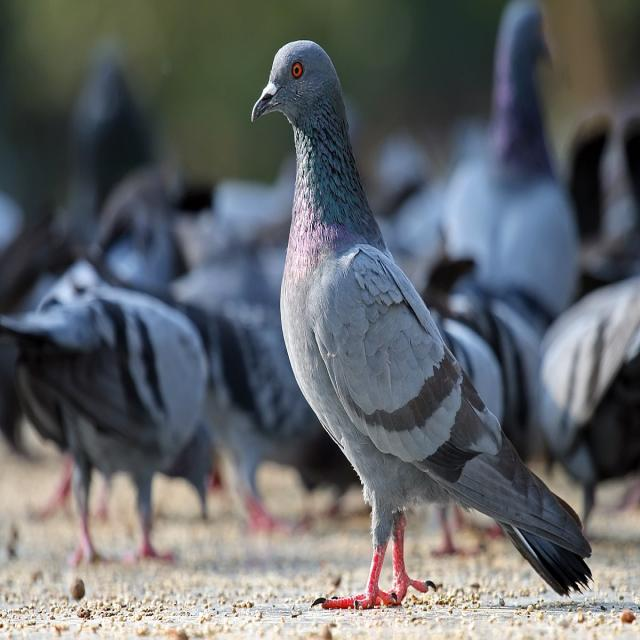
#> input picture Image_VideoScaling/bird1.jpg, 640 x 640 px, found by its file name
$ python sample2.py
#> lines starting #> are read from the running program, lines starting #| are printed output that depends on the picture
import cv2

#input
img_path = r"C:/Users/trigz/OneDrive/Desktop/CV2/bird1.jpg"
img = cv2.imread(img_path)
#> img is the input picture: shape (640, 640, 3); mean B, G, R 105.6, 102.5, 98.9

#resize
resized_img = cv2.resize(img,(1000,240))
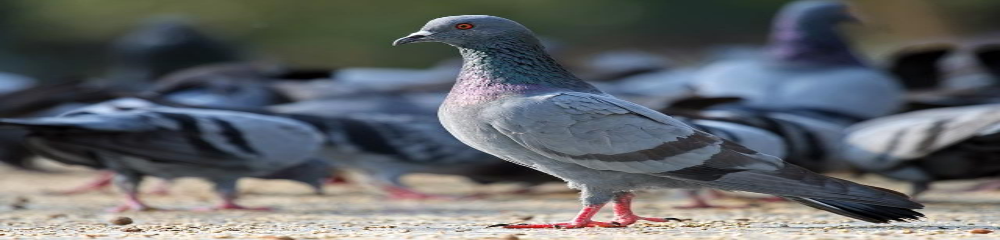
#> resized_img: shape (240, 1000, 3); mean B, G, R 105.5, 102.4, 98.9

#print
cv2.imshow('original_img',img)
cv2.waitKey(0)
print(img.shape)
#| (640, 640, 3)

#resized output
cv2.imshow('resized_img',resized_img)
cv2.waitKey(0)
print(resized_img.shape)
#| (240, 1000, 3)

#cropped
cropped_img = img[30:150,220:380]
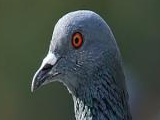
#> cropped_img: shape (120, 160, 3); mean B, G, R 70.7, 77.4, 66.6
cv2.imshow("cropped_image",cropped_img)
cv2.waitKey(0)
print(cropped_img.shape)
#| (120, 160, 3)

cv2.destroyAllWindows()
